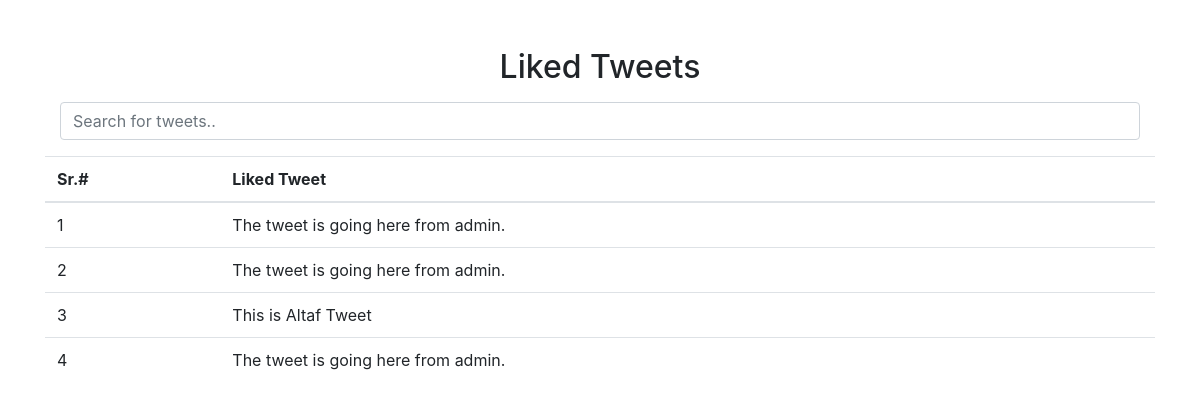
The app's page /get_liked_tweets/ (signed in) with its own data.
### MyApp/models.py (models this page shows)
class TweetLikes(models.Model):
    tweet = models.ForeignKey(Tweets, on_delete=models.CASCADE)
    like_by = models.ForeignKey(get_user_model(), on_delete=models.CASCADE)

class Tweets(models.Model):
    user = models.ForeignKey(get_user_model(), on_delete=models.CASCADE)
    tweet_body = models.CharField(max_length=255)
    created_date = models.DateTimeField(default=timezone.now)
    def __str__(self):
        return (self.tweet_body)

### MyApp/views.py (the view)
# urls.py: path('get_liked_tweets/', views.get_liked_tweets, name='get_liked_tweets'),
@login_required
def get_liked_tweets(request):
    login_user = request.user
    get_data = TweetLikes.objects.filter(like_by = login_user.id)
    return render(request, 'tweetpages/liked_tweets.html', {'login_user':login_user,'get_data':get_data})

### MyApp/templates/tweetpages/liked_tweets.html (shortened to what this page needs)
{% extends 'base.html' %} {% block content %}
<section>
    <div class="container">
        <div class="row">
            <div class="col-md-12 col-centered">
                <h2 class="mt-5 mb-3">Liked Tweets</h2>
            </div>
        </div>
        <div class="col-sm-12 pull-right">
            <input class="form-control" type="text" id="myInput" onkeyup="myFunction()" placeholder="Search for tweets.." title="Type in a name">
        </div>
        <div class="row">
            <div class="col-md-12 mt-3">
                <table id="myTable" class="table">
                    <thead>
                        <th>Sr.#</th>
                        <th>Liked Tweet</th>
                    </thead>
                    <tbody>
                        {% for i in get_data %}
                        <tr>
                            <td>{{forloop.counter}}</td>
                            <td>{{i.tweet}}</td>
                        </tr>
                        {%endfor%}
                    </tbody>
                </table>
            </div>
        </div>
    </div>
</section>
{% endblock %}

### templates/base.html (style rules this page uses)
.col-centered { text-align: center; }

### records on screen
TweetLikes: tweet "The tweet is going here from admin."
TweetLikes: tweet "The tweet is going here from admin."
TweetLikes: tweet "This is Altaf Tweet"
TweetLikes: tweet "The tweet is going here from admin."
